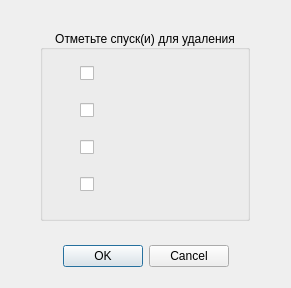
<?xml version="1.0" encoding="UTF-8"?>
<ui version="4.0">
 <class>DeleteImpDlg</class>
 <widget class="QDialog" name="DeleteImpDlg">
  <property name="geometry">
   <rect>
    <x>0</x>
    <y>0</y>
    <width>291</width>
    <height>288</height>
   </rect>
  </property>
  <property name="windowTitle">
   <string>Удаление спусков</string>
  </property>
  <property name="modal">
   <bool>true</bool>
  </property>
  <widget class="QDialogButtonBox" name="buttonBox">
   <property name="geometry">
    <rect>
     <x>20</x>
     <y>240</y>
     <width>251</width>
     <height>32</height>
    </rect>
   </property>
   <property name="orientation">
    <enum>Qt::Horizontal</enum>
   </property>
   <property name="standardButtons">
    <set>QDialogButtonBox::Cancel|QDialogButtonBox::Ok</set>
   </property>
   <property name="centerButtons">
    <bool>true</bool>
   </property>
  </widget>
  <widget class="QGroupBox" name="groupBox">
   <property name="geometry">
    <rect>
     <x>40</x>
     <y>30</y>
     <width>210</width>
     <height>191</height>
    </rect>
   </property>
   <property name="title">
    <string>Отметьте спуск(и) для удаления</string>
   </property>
   <property name="alignment">
    <set>Qt::AlignCenter</set>
   </property>
   <widget class="QWidget" name="verticalLayoutWidget">
    <property name="geometry">
     <rect>
      <x>40</x>
      <y>20</y>
      <width>121</width>
      <height>161</height>
     </rect>
    </property>
    <layout class="QVBoxLayout" name="verticalLayout">
     <item>
      <widget class="QCheckBox" name="cb1">
       <attribute name="buttonGroup">
        <string notr="true">bgImps</string>
       </attribute>
      </widget>
     </item>
     <item>
      <widget class="QCheckBox" name="cb2">
       <attribute name="buttonGroup">
        <string notr="true">bgImps</string>
       </attribute>
      </widget>
     </item>
     <item>
      <widget class="QCheckBox" name="cb3">
       <attribute name="buttonGroup">
        <string notr="true">bgImps</string>
       </attribute>
      </widget>
     </item>
     <item>
      <widget class="QCheckBox" name="cb4">
       <attribute name="buttonGroup">
        <string notr="true">bgImps</string>
       </attribute>
      </widget>
     </item>
    </layout>
   </widget>
  </widget>
 </widget>
 <resources/>
 <connections>
  <connection>
   <sender>buttonBox</sender>
   <signal>accepted()</signal>
   <receiver>DeleteImpDlg</receiver>
   <slot>accept()</slot>
   <hints>
    <hint type="sourcelabel">
     <x>248</x>
     <y>254</y>
    </hint>
    <hint type="destinationlabel">
     <x>157</x>
     <y>274</y>
    </hint>
   </hints>
  </connection>
  <connection>
   <sender>buttonBox</sender>
   <signal>rejected()</signal>
   <receiver>DeleteImpDlg</receiver>
   <slot>reject()</slot>
   <hints>
    <hint type="sourcelabel">
     <x>316</x>
     <y>260</y>
    </hint>
    <hint type="destinationlabel">
     <x>286</x>
     <y>274</y>
    </hint>
   </hints>
  </connection>
 </connections>
 <buttongroups>
  <buttongroup name="bgImps">
   <property name="exclusive">
    <bool>false</bool>
   </property>
  </buttongroup>
 </buttongroups>
</ui>
